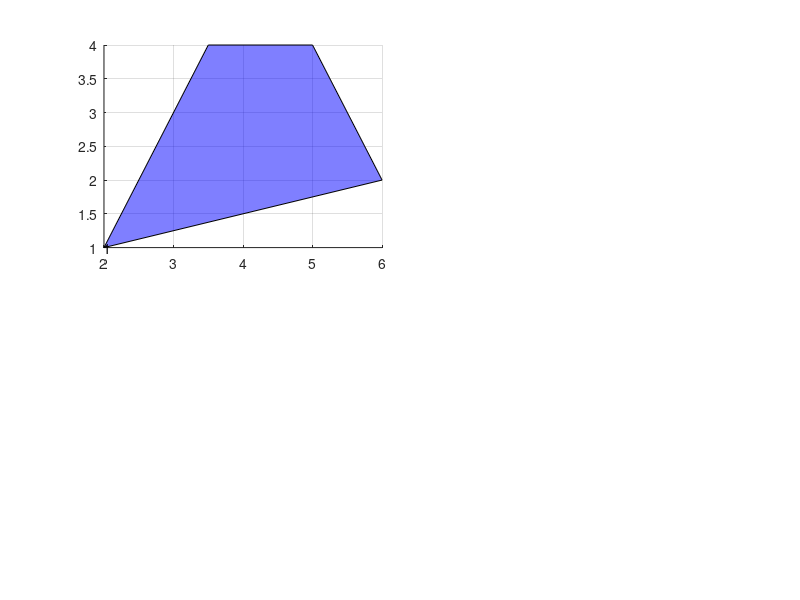

Write MATLAB code to recreate this figure. (Note: this script raises an error after producing the figure.)
%%               E D U C A T I O N A L      S N I P P E T S                     
%__________________________________________________________________________
% 
%                       Finite Element Methods
%                     Developed by SHAHROKH SHAHI 
%                           (www.sshahi.com)
%
%                   Georgia Institute of Technology
%__________________________________________________________________________
%
% Iso-parametric formulation    
% Quad elements shape functions (4-nodes)
%

%% Initial Setup 
clc
clear
% close all

format short g
format compact

% adding library folder(s) to the path
path = mfilename('fullpath');
path(end-length(mfilename):end)=[];
addpath(fullfile(path,'lib'))

%% General Information


nDim = 2;      % number of dimensions (2D)
nDof = 2;      % number of degrees of freedom
nElemNode = 4; % number of nodes per elements

%              [1]   [2]   [3]   [4]
coordinates = [ 2     6     5     3.5     %  x
                1     2     4     4];     %  y
            
x = coordinates(1,:);
y = coordinates(2,:);


                   %   [1]    [2]    [3]    [4]  
naturalCoordinates = [ -1     -1      1      1
                       -1      1      1     -1 ];

xi = naturalCoordinates(1,:);
eta= naturalCoordinates(2,:);


fig = figure(1); 
clf(fig);

axes(1) = subplot(2,4,[1,2]);
set(axes(1),'Tag','global')
hold(axes(1),'on');
grid(axes(1),'on')
% plot(axes(1),x,y,'O')
patch(axes(1),x,y,'b','FaceAlpha',0.5)
nodeNumbers = [1, 4, 3, 2];
for i = 1 : size(coordinates,2)
    txt = text(axes(1),x(i),y(i),num2str(nodeNumbers(i)));
    txt.BackgroundColor = 'c';
    txt.FontSize = 15;
    txt.FontWeight = 'Bold';
end
axis(axes(1),[2 7 0 6])
axis(axes(1),'equal')

axes(2) = subplot(2,4,[3,4]);
set(axes(2),'Tag','local')
hold(axes(2),'on');
grid(axes(2),'on')
% plot(axes(1),x,y,'O')
patch(axes(2),xi,eta,'g','FaceAlpha',0.5)
for i = 1 : size(coordinates,2)
    txt = text(axes(2),xi(i),eta(i),num2str(i));
    txt.BackgroundColor = 'y';
    txt.FontSize = 15;
    txt.FontWeight = 'Bold';
end

axis(axes(2),[-2 2 -2 2])
axis(axes(2),'equal')
ax(1) = line(axes(2),axes(2).XLim,[0 0]);
ax(2) = line(axes(2),[0 0],axes(2).YLim);
set(ax,'LineWidth',2,'Color','k')
axLabel(1) = text(axes(2),axes(2).XLim(2),0,'\xi');
axLabel(2) = text(axes(2),0,axes(2).YLim(2),'\eta');
set(axLabel,'FontSize',20)
set(axLabel,'BackgroundColor','y')

%% Working with Shape Functions


for iNode = 1 : nElemNode
    N = shapefunctions(nDim,nElemNode,[xi(iNode),eta(iNode)]);
end

xiRange  = -1 : .1 : 1;
etaRange = -1 : .1 : 1; 

[XI,ETA] = meshgrid(xiRange,etaRange);
Z(:,:,nElemNode) = zeros(size(XI));
for i = 1 : length(xiRange)
    for j = 1 : length(etaRange)
        for k = 1 : nElemNode
            N = shapefunctions(nDim,nElemNode,[xiRange(i),etaRange(j)]);
            Z(i,j,k) = N(k);
        end
    end
end


for k = 1 : nElemNode
    idx = k + 2;
    axes(idx) = subplot(2,4,4+k);
    set(axes(idx),'Tag','N');
    set(axes(idx),'UserData',k);
    hold(axes(idx),'on');
    grid(axes(idx),'on');
    surfc(axes(idx),XI,ETA,Z(:,:,k),'FaceAlpha',0.5);
    view(axes(idx),[30,27])
    axis(axes(idx),'equal')
    
    ax(1) = line(axes(idx),axes(idx).XLim,[0 0],[0,0]);
    ax(2) = line(axes(idx),[0 0],axes(idx).YLim,[0,0]);
    ax(3) = line(axes(idx),[0 0],[0,0],axes(idx).ZLim);
    set(ax,'LineWidth',2,'Color','k')
    axLabel(1) = text(axes(idx),axes(idx).XLim(2),0,'\xi');
    axLabel(2) = text(axes(idx),0,axes(idx).YLim(2),'\eta');
    set(axLabel,'FontSize',10)
    set(axLabel,'BackgroundColor','none')

    patch(axes(idx),xi,eta,'o','FaceAlpha',0.2)
    
    for i = 1 : size(coordinates,2)
        txt = text(axes(idx),xi(i),eta(i),num2str(i));
        txt.BackgroundColor = 'y';
        txt.FontSize = 10;
        txt.FontWeight = 'Bold';
    end
end    

%% Pick a point in natural coordinates:
xi_pick  = 0.5;
eta_pick = 0.5;


plot(axes(2),xi_pick,eta_pick,'r*','Tag','mapPoint')

N = shapefunctions(nDim,nElemNode,[xi_pick,eta_pick]);
xyMap = coordinates * N;
h = plot(axes(1),xyMap(1),xyMap(2),'r*','Tag','mapPoint');



fig.UserData = coordinates;
set (gcf, 'WindowButtonMotionFcn', @mouseMove);


%%
function mouseMove (object, eventdata)

axes = object.Children;
coordinates = object.UserData;

axesGlobal = findobj(axes,'Tag','global');
axesLocal  = findobj(axes,'Tag','local');
axesN      = findobj(axes,'Tag','N');

C2 = get (axesLocal, 'CurrentPoint');

xi = C2(1,1);
eta= C2(1,2);

C1 = get (axes(3), 'CurrentPoint');
x = C1(1,1);
y = C1(1,2);


if abs(xi)<=1 && abs(eta)<=1
    titleTxt = sprintf('(%f , %f) \n',xi,eta);
    title(axesLocal, ['(\xi,\eta)  =  ',titleTxt]);

    N = shapefunctions(2,4,[xi,eta]);
    xyMap = coordinates * N;
    
    titleTxt = sprintf('(X,Y) = (%f , %f) \n',xyMap(1),xyMap(2));
    title(axesGlobal, titleTxt);
    
    points = findobj(object,'Tag','mapPoint');
    set(points,'Visible','off')
    h(1) = plot(axesLocal, xi,eta,'r*','Tag','mapPoint');
    h(2) = plot(axesGlobal,xyMap(1),xyMap(2),'r*','Tag','mapPoint');
    
    
    tmp = N(2); N(2) = N(4); N(4)=tmp;
    for k = 1 : length(axesN)
        
        axx = findobj(axesN,'UserData',k);
        h(k) = plot(axx, xi,eta,'rO','Tag','mapPoint');
        title (axx,['N_',num2str(k),'=',num2str(N(k))])
        
        plot3(axx,xi,eta,N(k),'r.','Tag','mapPoint','MarkerSize',10)
    end
    set(h,'MarkerSize',6)
    set(h,'MarkerFaceColor','r')
end


if (x >= axes(3).XLim(1))&&(x <= axes(3).XLim(2))&&...
   (y >= axes(3).YLim(1))&&(y <= axes(3).YLim(2))


end

end



%%
function mouseMove1 (object, eventdata)

axes = object.Children;
C = get (axes(2), 'CurrentPoint');
title(axes(2), ['(X,Y) = (', num2str(C(1,1)), ', ',num2str(C(1,2)), ')']);


coordinates = object.UserData;

xi = C(1,1);
eta= C(1,2);

if abs(xi)<=1 && abs(eta)<=1
    N = shapefunctions(2,4,[xi,eta]);
    xyMap = coordinates * N;
    title(axes(3), ['(X,Y) = (',num2str(xyMap(1)),',',num2str(xyMap(2)),')']);
    
    points = findobj(axes(3),'Tag','mapPoint');
    set(points,'Visible','off')
    h = plot(axes(3),xyMap(1),xyMap(2),'r*');
    set(h,'Tag','mapPoint')
end

end
